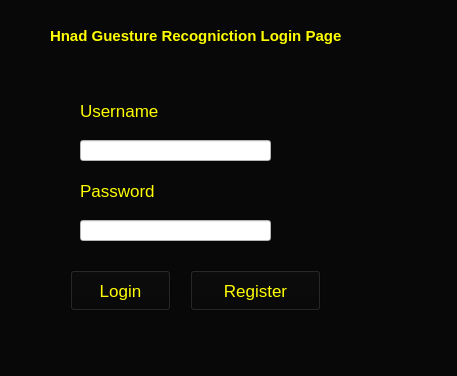
<?xml version="1.0" encoding="UTF-8"?>
<ui version="4.0">
 <class>MainWindow</class>
 <widget class="QMainWindow" name="MainWindow">
  <property name="geometry">
   <rect>
    <x>0</x>
    <y>0</y>
    <width>457</width>
    <height>376</height>
   </rect>
  </property>
  <property name="font">
   <font>
    <family>Segoe UI Symbol</family>
    <pointsize>11</pointsize>
   </font>
  </property>
  <property name="windowTitle">
   <string>Login Page</string>
  </property>
  <property name="styleSheet">
   <string notr="true">background-color: rgb(8, 8, 8);</string>
  </property>
  <widget class="QWidget" name="centralwidget">
   <widget class="QLabel" name="label_3">
    <property name="geometry">
     <rect>
      <x>50</x>
      <y>20</y>
      <width>351</width>
      <height>31</height>
     </rect>
    </property>
    <property name="font">
     <font>
      <family>Segoe UI</family>
      <pointsize>11</pointsize>
      <weight>75</weight>
      <bold>true</bold>
     </font>
    </property>
    <property name="styleSheet">
     <string notr="true">color: rgb(255, 255, 0);</string>
    </property>
    <property name="text">
     <string>Hnad Guesture Recogniction Login Page</string>
    </property>
   </widget>
   <widget class="QLabel" name="Username">
    <property name="geometry">
     <rect>
      <x>80</x>
      <y>100</y>
      <width>101</width>
      <height>21</height>
     </rect>
    </property>
    <property name="font">
     <font>
      <family>Segoe UI</family>
      <pointsize>13</pointsize>
     </font>
    </property>
    <property name="styleSheet">
     <string notr="true">color: rgb(255, 255, 0);</string>
    </property>
    <property name="text">
     <string>Username</string>
    </property>
   </widget>
   <widget class="QLineEdit" name="TxtUsername">
    <property name="geometry">
     <rect>
      <x>80</x>
      <y>140</y>
      <width>191</width>
      <height>21</height>
     </rect>
    </property>
    <property name="styleSheet">
     <string notr="true">background-color: rgb(255, 255, 255);
color: rgb(0, 0, 0);</string>
    </property>
   </widget>
   <widget class="QLabel" name="Password">
    <property name="geometry">
     <rect>
      <x>80</x>
      <y>180</y>
      <width>101</width>
      <height>21</height>
     </rect>
    </property>
    <property name="font">
     <font>
      <family>Segoe UI</family>
      <pointsize>13</pointsize>
     </font>
    </property>
    <property name="styleSheet">
     <string notr="true">color: rgb(255, 255, 0);</string>
    </property>
    <property name="text">
     <string>Password</string>
    </property>
   </widget>
   <widget class="QLineEdit" name="TxtPasword">
    <property name="geometry">
     <rect>
      <x>80</x>
      <y>220</y>
      <width>191</width>
      <height>21</height>
     </rect>
    </property>
    <property name="styleSheet">
     <string notr="true">background-color: rgb(255, 255, 255);
color: rgb(0, 0, 0);</string>
    </property>
   </widget>
   <widget class="QPushButton" name="Login">
    <property name="geometry">
     <rect>
      <x>70</x>
      <y>270</y>
      <width>101</width>
      <height>41</height>
     </rect>
    </property>
    <property name="font">
     <font>
      <family>Segoe UI</family>
      <pointsize>13</pointsize>
     </font>
    </property>
    <property name="styleSheet">
     <string notr="true">color: rgb(255, 255, 0);</string>
    </property>
    <property name="text">
     <string>Login</string>
    </property>
   </widget>
   <widget class="QPushButton" name="Register">
    <property name="geometry">
     <rect>
      <x>190</x>
      <y>270</y>
      <width>131</width>
      <height>41</height>
     </rect>
    </property>
    <property name="font">
     <font>
      <family>Segoe UI</family>
      <pointsize>13</pointsize>
     </font>
    </property>
    <property name="styleSheet">
     <string notr="true">color: rgb(255, 255, 0);</string>
    </property>
    <property name="text">
     <string>Register</string>
    </property>
   </widget>
  </widget>
  <widget class="QMenuBar" name="menubar">
   <property name="geometry">
    <rect>
     <x>0</x>
     <y>0</y>
     <width>457</width>
     <height>26</height>
    </rect>
   </property>
  </widget>
  <widget class="QStatusBar" name="statusbar"/>
 </widget>
 <resources/>
 <connections/>
</ui>
